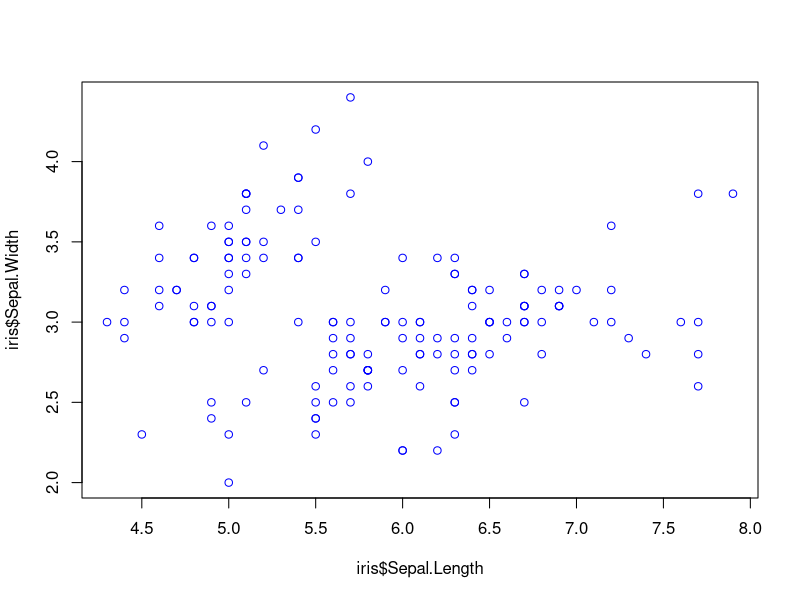
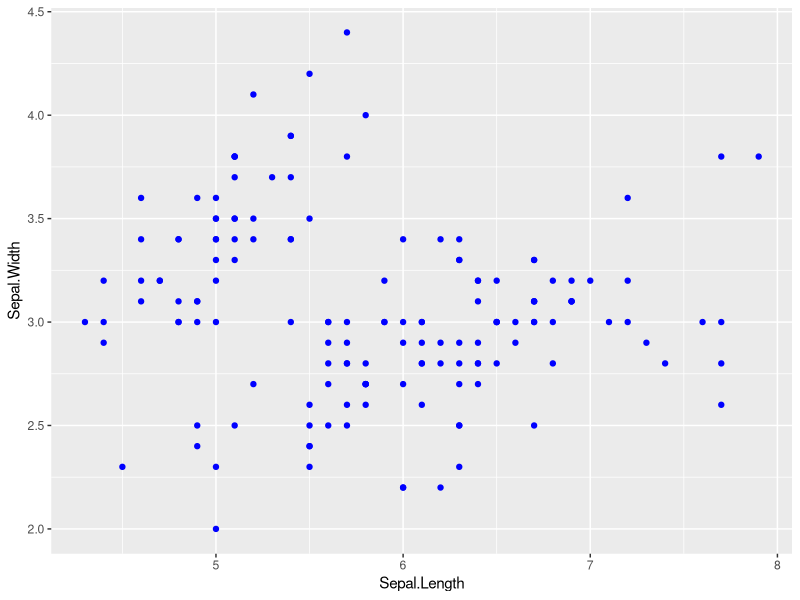
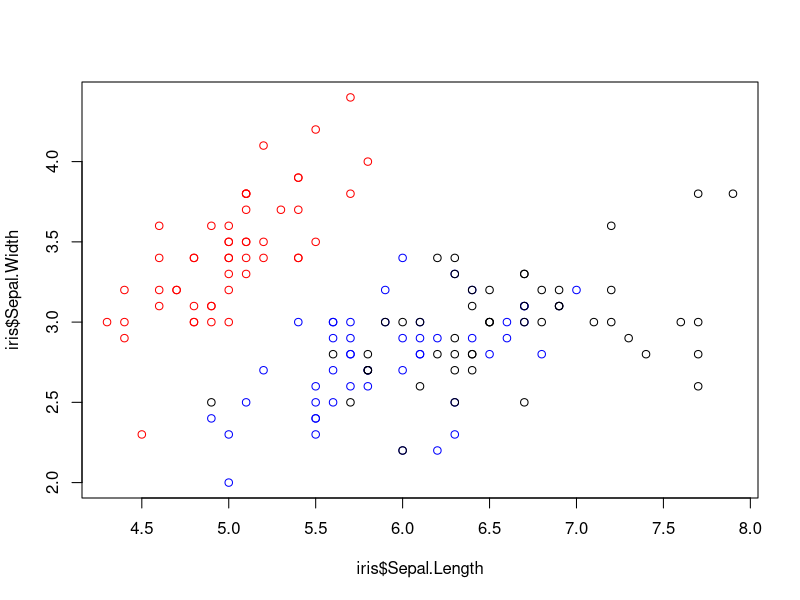
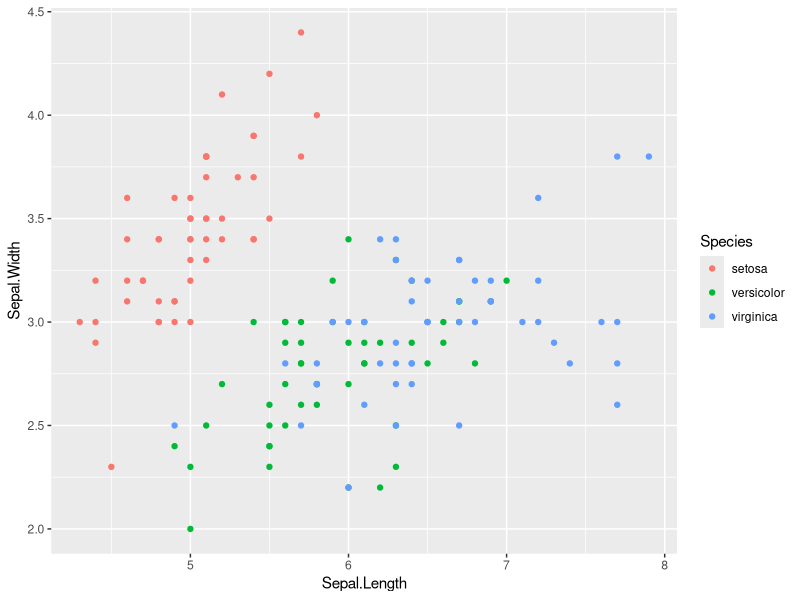
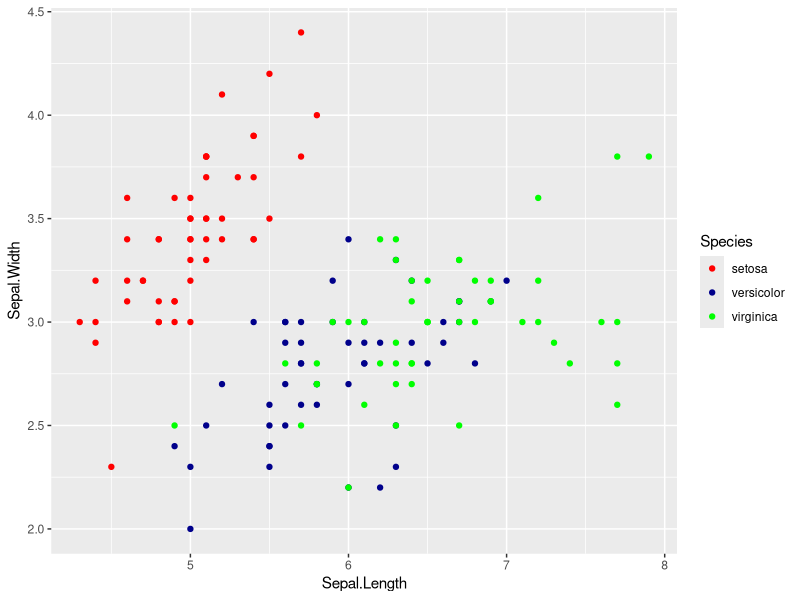
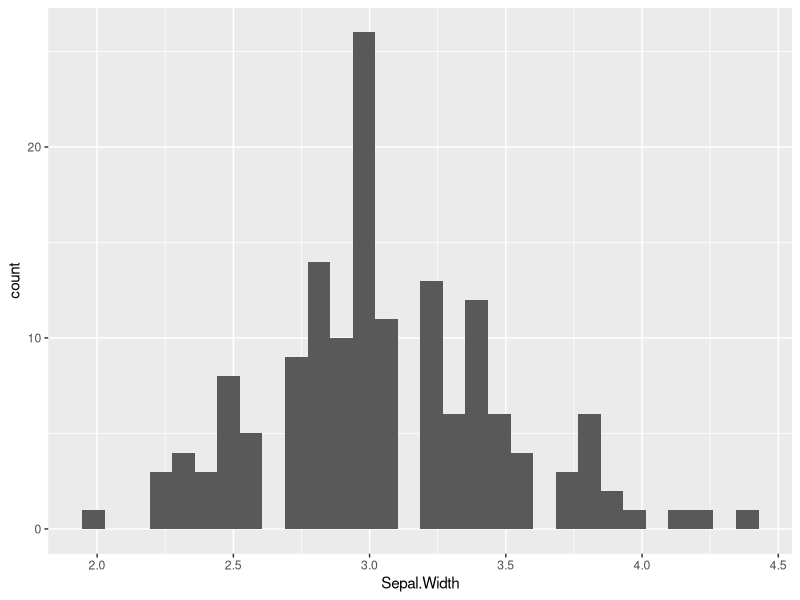
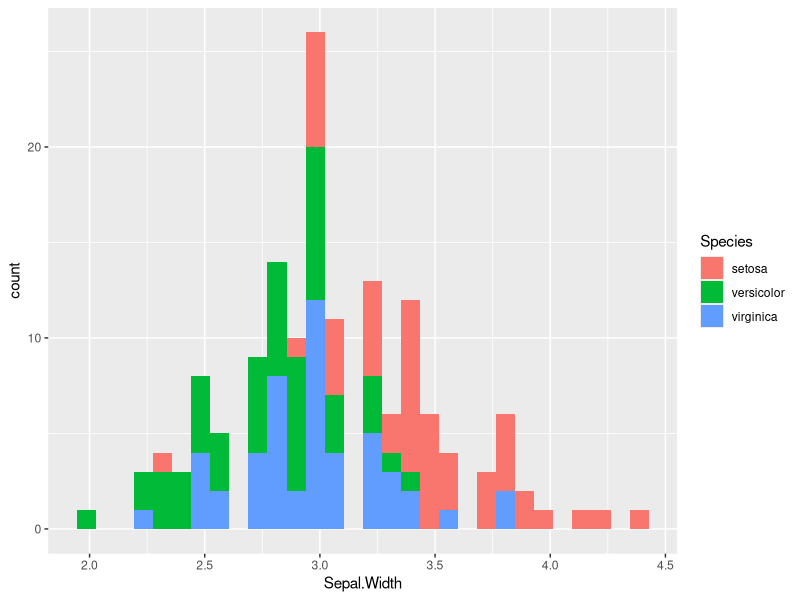
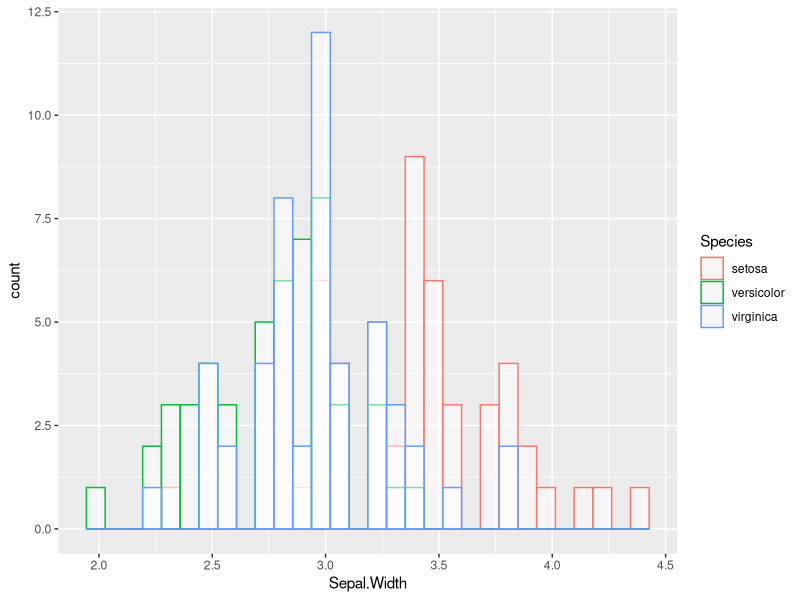

These figures' R source, in order: (Note: this script raises an error after producing the figures.)
## ---- chunk 1
knitr::opts_chunk$set(echo=FALSE)
library(knitr)
## ---- chunk 2

# area of a circle =  pi * r^2
area_circle <- function(r){
  area <- pi * r^2;
  return(area);
}

area_circle(1)
## ---- chunk 3
## Using the function with a vector
x <- c(1,0.5,12)
area_circle(x)

## using with sapply()
sapply( x, area_circle )
## ---- chunk 4
# area of a traingle =  height * base * width
area_triangle <- function(h ,b ,w){
  area <- h*b*w;
  return(area);
}

area_triangle(12,4,9)
## ---- chunk 5
## equal length vectors can be used as input 
h <- c(3,4,10,9)
b <- c(5,6,10,19)
w <- c(1,10,12,8)

area_triangle(h=h, b=b, w=w)
## ---- chunk 6
## return as a named vector
circle <- function(r){
  area <- pi * r^2; # pi x r^2
  circumference <- 2 * pi * r; # 2 x pi x r
  result <- c(area=area, circumference=circumference )
  return(result);
}
##Use the function to calculate for r=1
circle(r=1)
##Use the function to calculate for r= a vector 
circle(r=c(1,0.5))
## ---- chunk 7
## return as a named vector
circle <- function(r){
  area <- pi * r^2; # pi x r^2
  circumference <- 2 * pi * r; # 2 x pi x r
  result <- list(
    area=area, 
    circumference=circumference
    )
  return(result);
}
##Use the function to calculate for r=1
circle(r=1);

x <- c(1,0.5)
circle(x)
## ---- chunk 8
## return as a named vector
circle <- function(r){
  area <- pi * r^2; # pi x r^2
  circumference <- 2 * pi * r; # 2 x pi x r
  result <- data.frame(
    area=area, 
    circumference=circumference 
    )
  return(result);
}
# Use the function 
circle(r=1);
circle(c(1,0.5))
## ---- chunk 9
marks <- matrix(sample(1:100, 20,replace=T), nrow=4)
colnames(marks) <- c('Physics','Chemistry','Math','Geography','Literature')
rownames(marks) <- c('foo','bar','baz','qux')
marks <- as.data.frame(marks)
head(marks)
## ---- chunk 10
marks$Percentage <- apply(marks, 1,
      function(x){
       return(100*sum(x)/500)  
       } 
      )
head(marks)
## ---- chunk 11
genes <- c('AT04G1245','AT01G9987','AT01G9861', 
           'AT01G8761','ATCh12301')

## Add a Prefix 'Ath|' to all genes
pre_genes <- sapply(genes, function(x){  
   return(paste('Ath',x,sep='|') )
  } )


pre_genes
## ---- chunk 12
## Split Ath from the pre_genes elements 

sapply(pre_genes, function(x){  
   return(strsplit(x,split="|", fixed=TRUE)[[1]][2] )
  } )
## ---- chunk 13
x <- c(10,8,6,8,14)
x
# Returns increasing indexes 
order(x)
x[order(x)]
# Returns decreasing  indexes 
x[order(x, decreasing=TRUE)]
## ---- chunk 14
df <- data.frame(
  A=c(10,2,18,50),
  B=c(4,2,12,10),
  C=c(1,3,9,5)
)
df
## ---- chunk 15
df[order(df$A, decreasing=TRUE), ]
## ---- chunk 16
women_data <- read.csv('Data/women.tsv', sep="\t")
# head(women_data, 10)

### Calculate mean Heights for each Age category

aggregate(
  x=women_data[, c('Height','Weight')] ,
  by=list(Women_age=women_data$Age
        ),
  mean)
## ---- chunk 17
## Gene table
exprs <- data.frame(Gene=c('FLC', 'FT', 'AG', 'LFY', 'CO', 'AP1'),
                    TPM= c(0.5,2.3,12,9.1,21.03,14)
                    )
head(exprs)
## ---- chunk 18
## Gene descriptions 
desc <- data.frame(Gene=c('FLC', 'FT', 'AG', 'LFY', 
                          'CO', 'AP1','EIN2','ABI1', 'ABI3'),
                    AA_len= c(143,144,51,291,
                              101,50,33,90,105),
                    Description=c('Repressor of flowers', 
                      'Mobile floral stimulus protein', 
                      'Regulator of floral identity',
                       'Regulator of flowering', 
                       'Regulator of flowering',
                       'Regulator of floral organ identity', 
                       'Ethylene receptor',
                       'Abscisic acid signaling repressor', 
                       'Abscisic acid response regulator')
                    )
head(desc)
## ---- chunk 19
head(merge(exprs,desc, by="Gene"))
## ---- chunk 20
x <- c('a','c','b','p','o','x')
y <- c('a','b','x','c','d','e')
x %in% y
# y %in% x  ## try 
## Subset a named dataframe 
exprs[exprs$Gene %in% c('AP1','FT','LFY'), ]
## ---- chunk 21
df <- data.frame(
  Genes=c('Gene1','Gene2','Gene3','Gene4','Gene5'),
  Sample1=sample(seq(0,10, by=1.083), size = 5, replace = T),
  Sample2=sample(seq(0,10, by=2.1), size = 5, replace = T),
  Sample3=sample(seq(0,10, by=3.2), size = 5, replace = T) 
)

df
## ---- chunk 22
library(reshape2)
df2 = melt(df)
names(df2) = c('Genes','Sample','Expression')
## ---- chunk 23
head(df2)
## ---- chunk 24
library(reshape2)
## use melt function 
melt(df, id="Genes")
## ---- chunk 25
df2 <- melt(df, id="Genes")
names(df2) = c('Genes','Sample','Expression')
## ---- chunk 26
## Genes ~ Sample: Describe Genes vs Sample
dcast(df2, formula=Genes ~ Sample)

## ---- chunk 27
plot(
  x=iris$Sepal.Length, 
  y=iris$Sepal.Width,
  col='blue'
  )
## ---- chunk 28
# import library
library(ggplot2)

# Data and define aesthetics
p <- ggplot(data=iris, 
            aes(x=Sepal.Length, y=Sepal.Width )
            )

# add (+) scatterplot layer to visualize
p + geom_point(color='blue')

## ---- chunk 29
# color to each species
levels(iris$Species)
## ---- chunk 30
color_point <- function(x){
  ifelse(x=="setosa",'red',
         ifelse(x=="versicolor",'blue','black')
  ) 
  }
plot(
  x=iris$Sepal.Length, 
  y=iris$Sepal.Width,
  col= sapply(iris$Species,color_point )
  )
## ---- chunk 31
# import library
library(ggplot2)

# Data and define aesthetics (x, y, color)
p <- ggplot(data=iris, 
            aes(x=Sepal.Length, y=Sepal.Width, color=Species)
            )

# add (+) scatterplot layer to visualize
p + geom_point()
## ---- chunk 32
# define colors for each category as a vector
species_color <- c('red','green','darkblue')
## Define category names to each color 
names(species_color) <- c("setosa","virginica","versicolor")
species_color
## ---- chunk 33

# Use this mappings to scale_color_manual() layer
p + geom_point() + 
  scale_color_manual(values =species_color)
## ---- chunk 34
# import library
library(ggplot2)

# Data and define aesthetics
p <- ggplot(data=iris, 
            aes(x=Sepal.Width)
            )

# add (+) histogram layer to visualize
p + geom_histogram()
## ---- chunk 35
# add (+) histogram layer define color category
p + geom_histogram(aes(fill=Species))
## ---- chunk 36
# add (+) histogram layer define color category
p + geom_histogram(
  aes(color=Species), 
  fill='white',
  alpha=0.5,
  position="identity"
  )
## ---- chunk 37
# define colors for each category as a vector
species_color <- c('red','green','darkblue')
## Define category names to each color 
names(species_color) <- c("setosa","virginica","versicolor")
species_color
## ---- chunk 38
# add (+) histogram layer define color category
p + geom_histogram(
  aes(color=Species), 
  fill='white',
  alpha=0.5,
  position="identity"
  ) + scale_color_manual(values =species_color)
## ---- chunk 39
library(ggplot2)
# df2 from previous reshape lib slide 
p <- ggplot(data=df2, 
            aes(x=Sample, y=Expression, fill=Genes)
            )

# add (+) geom_bar
p + geom_bar(stat="identity")
## ---- chunk 40
# Transform the position of the categories. 
p + geom_bar(stat="identity", position="dodge")
## ---- chunk 41
library(ggplot2)

names(df2) = c('Genes','Sample','Expression')
# Data and define aesthetics
p <- ggplot(data=df2, 
            aes(x=Genes, y=Sample, fill=Expression)
            )
## ---- chunk 42
# add (+) tiles layer to visualize
p + geom_tile()
## ---- chunk 43
## Add a color gradient scale 
p + geom_tile() + 
  scale_fill_gradient(low = "#fee8c8", high = "#e34a33")
## ---- chunk 44
# load package 
library(RColorBrewer)

# get the colors as a vector
brewer.pal(n = 3,name = 'YlOrRd')

brewer.pal(n = 5, name = 'Blues')
## ---- chunk 45
knitr::kable(brewer.pal.info[c('BrBG','RdBu','Accent','Set2','Greens','YlOrBr'),])
## ---- chunk 46
## display a divergent palette
display.brewer.pal(7,"BrBG")

## display a qualitative palette
display.brewer.pal(7,"Accent")

## display a  Sequential palette
display.brewer.pal(name="YlOrRd", n=8)

## ---- chunk 47
## load library
library(ggsci)
# NPG: Nature Publishing Group 
pal_npg()(5)
# NEJM: he New England Journal of Medicine
pal_nejm()(3)
## ---- chunk 48
# import library
library(ggplot2)
# Data and define aesthetics
p <- ggplot(data=iris, 
            aes(x=Sepal.Width, fill=Species)
            )
# add (+) histogram layer to visualize
p + geom_histogram()
## ---- chunk 49
# Journal of Clinical Oncology
p + geom_histogram()+
  scale_fill_jco()
## ---- chunk 50
# Lancet Oncology
p + geom_histogram()+
  scale_fill_lancet()
## ---- chunk 51
# Data and define aesthetics (x, y, color)
p <- ggplot(data=iris, 
            aes(x=Sepal.Length, y=Sepal.Width, color=Species)
            )
p
## ---- chunk 52
# add (+) scatterplot layer + black-white theme
p + geom_point() + theme_classic()

## ---- chunk 53
# add (+) scatterplot layer + black-white theme
p + geom_point() + theme_bw()

## ---- chunk 54

# add (+) scatterplot layer + minimalistic theme
p + geom_point() + theme_minimal()
## ---- chunk 55
p + geom_point()+
  labs(
    title="Title: Sepal.Length Vs Sepal.Width", 
       
       subtitle="Subtitle: iris dataset",
       
       tag="A",
       
       caption="Figure caption: Scatterplot comparing Sepal length and width in three species. "
       ) +
  ylab("Sepal width (in cm) ")+
  xlab("Sepal length (in cm) ")

## ---- chunk 56
library(ggplot2)

p1 <- ggplot(data=iris, aes(x=Sepal.Width,y=Sepal.Length, color=Species)) +
  geom_point()+theme(legend.position="top")+
  labs(tag='A')
p1
## ---- chunk 57
p2 <- ggplot(data=iris, aes(x=Sepal.Length,fill=Species)) +
  geom_histogram(color='white')+
  theme(legend.position="top")+
  labs(tag='B')

p2
## ---- chunk 58
library(gridExtra)
grid.arrange(p1,p2, nrow=1, respect=TRUE, clip=TRUE) 
## ---- chunk 59
## Table as a data frame 
df <- data.frame(Genes=c('PHYB', 'PHYA', 'CRY1','COP1','HY5'),
                 Sample_a=seq(5,20, length=5),
                 Sample_b=sample(seq(1,20), 5 )
                 )
row.names(df) <- df$Genes
exprs <- melt(df)
names(exprs) <- c('Genes','Sample', 'FPKM')
## ---- chunk 60
## Graphical object 
p1 <- ggplot(data=exprs, aes(x=Genes, y=FPKM, fill=Sample))+
  geom_bar(stat="identity", position="dodge", color='white')+
  theme(legend.position="top")
p1
## ---- chunk 61
grid.arrange(tableGrob(head(df[,2:3])), p1, 
             nrow=1, 
             respect=TRUE )
## ---- chunk 62
knitr::include_graphics('Figures/nebbio_logo.png')
